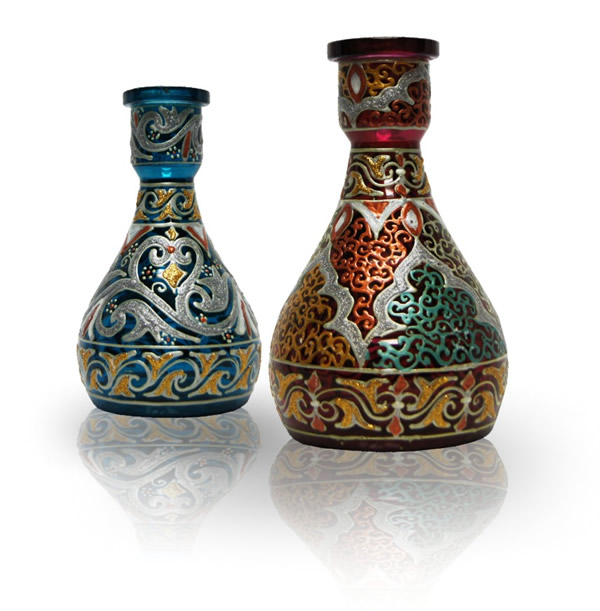
//> input picture FSD/sample2.jpg, 600 x 611 px, given in place of the camera
$ ./main   (built with g++ and OpenCV 4)
//> lines starting //> are read from the running program, lines starting //| are printed output that depends on the picture; after the words box and inside, x2 and y2 are one past the last pixel; in counts of white or black regions, pixels touching at a corner belong together
### FSD/FSD/FastSymmetryDetector.h
//
//  FastSymmetryDetector.h
//  FSD
//
//  Created by Saburo Okita on 02/05/14.
//  Copyright (c) 2014 Saburo Okita. All rights reserved.
//

#ifndef __FSD__FastSymmetryDetector__
#define __FSD__FastSymmetryDetector__

#include <iostream>
#include <opencv2/opencv.hpp>
#include <tbb/tbb.h>

using namespace std;
using namespace cv;


class FastSymmetryDetector {
public:
    FastSymmetryDetector( const Size image_size, const Size hough_size, const int rot_resolution = 1 );
    void vote( Mat& image, int min_pair_dist, int max_pair_dist  );
    inline void rotateEdges( vector<Point2f>& edges, int theta );

    Mat getAccumulationMatrix( float thresh = 0.0 );

    vector<pair<Point, Point>> getResult( int no_of_peaks, float threshold = -1.0f );
    pair<Point, Point> getLine( float rho, float theta );

private:
    vector<Mat> rotMatrices;
    Mat rotEdges;
    vector<float*> reRows;
    Mat accum;

    Size imageSize;
    Point2f center;
    float diagonal;
    int rhoDivision;
    int rhoMax;
    int thetaMax;
};

#endif /* defined(__FSD__FastSymmetryDetector__) */

### FSD/FSD/FastSymmetryDetector.cpp
//
//  FastSymmetryDetector.cpp
//  FSD
//
//  Created by Saburo Okita on 02/05/14.
//  Copyright (c) 2014 Saburo Okita. All rights reserved.
//

#include "FastSymmetryDetector.h"

#define within( val, bottom, top ) ( val > bottom && val < top )

FastSymmetryDetector::FastSymmetryDetector( const Size image_size, const Size hough_size, const int rot_resolution ) {
    this->imageSize     = image_size;
    this->center        = Point2f( imageSize.width - 1.0, imageSize.height - 1.0 ) * 0.5;
    this->diagonal      = hypotf( imageSize.width, imageSize.height );
    this->rhoDivision   = diagonal;
    this->rhoMax        = hough_size.width;
    this->thetaMax      = hough_size.height;

    rotMatrices.resize( thetaMax, Mat(2, 2, CV_32FC1) );

    float thetaIncDeg = 180.0f / thetaMax;
    float half_theta_max = thetaMax * 0.5f;

    /* Pre calculate rotation matrices from -90 deg to 90 deg (actually to 89 deg) */
    for( int t = 0; t < thetaMax; t++ ){
        double angle = thetaIncDeg * ( t - half_theta_max );
        Mat rotation = getRotationMatrix2D( Point2f(0.0, 0.0), angle, 1.0);
        rotation.convertTo( rotation, CV_32FC1 );

        rotMatrices[t] = Mat( rotation, Rect(0, 0, 2, 2) );
        rotMatrices[t].row(0) *= 0.5;
    }

    accum       = Mat::zeros( thetaMax + 2, rhoMax, CV_32FC1 );
    rotEdges    = Mat::zeros( rhoDivision, diagonal, CV_32FC1 );
    reRows.resize( rhoDivision );
}

/**
 * Rotate each edge for a given theta, and append them into rotated edges matrix
 */
void FastSymmetryDetector::rotateEdges( vector<Point2f>& edges, int theta ) {
    /* Get the cos and sin values from our pre-calculated rotation matrices */
    float r0 = rotMatrices[theta].at<float>(0, 0);
    float r1 = rotMatrices[theta].at<float>(0, 1);
    float r2 = rotMatrices[theta].at<float>(1, 0);
    float r3 = rotMatrices[theta].at<float>(1, 1);

    /* Reset our row pointers to start of each row in rotated edges matrix */
    for( int i = 0; i < rhoDivision; i++ )
        reRows[i] = rotEdges.ptr<float>(i);

    float half_diag = cvRound(diagonal) * 0.5;
    float fourth_rho = rhoMax * 0.25;

    /* Now append the corresponding rho values of the rotated edges ot rotated edges matrix */
    for( Point2f& edge: edges ) {
        int rho = r2 * edge.x + r3 * edge.y + half_diag;
        *(reRows[rho]++) = r0 * edge.x + r1 * edge.y + fourth_rho;
    }
}

/**
 * Create the hough accumulation matrix, and vote for each pair of symmetrical edges
 */
void FastSymmetryDetector::vote( Mat& image, int min_pair_dist, int max_pair_dist ) {
    float min_dist = min_pair_dist * 0.5;
    float max_dist = max_pair_dist * 0.5;

    /* Make sure that we reset the accumulation matrix and rotated edges matrix */
    accum    = Scalar::all(0);
    rotEdges = Scalar::all(0);

    /* Find all the pixels of the edges */
    vector<Point> temp_edges;
    findNonZero( image, temp_edges );

    /* Translate them in relation to center of the image */
    vector<Point2f> edges;
    for( Point point: temp_edges )
        edges.push_back( Point2f( point.x - center.x, point.y - center.y ) );

    /* For each degree of rotation */
    for( int t = 0; t < thetaMax; t++ ) {
        float * accum_ptr = accum.ptr<float>(t);

        /* Rotate edge to that degree */
        rotateEdges( edges, t );

        for( int i = 0; i < rhoDivision; i++ ) {
            float * col_start   = rotEdges.ptr<float>(i);
            float * col_end     = reRows[i];

            /* Ignore edges that have smaller number of pairings */
            if( (col_end - col_start) <= 1 ) {
                continue;
            }

            /* Vote for Hough matrix */
            for( float * x0 = col_start; x0 != col_end - 1; x0++ ) {
                for( float * x1 = x0 + 1; x1 != col_end; x1++ ) {
                    float dist = fabs( *x1 - *x0 );

                    if( !within(dist, min_dist, max_dist) )
                        break;

                    int rho_index = static_cast<int>(*x0 + *x1);
                    accum_ptr[rho_index]++;
                }
            }
        }
    }
}


/**
 * Retrieve the accumulation matrix
 */
Mat FastSymmetryDetector::getAccumulationMatrix( float thresh ) {
    Mat thresholded;
    accum.copyTo( thresholded, accum >= thresh );
    return thresholded.t();
}


/**
 * Find the lines that fit the symmetrical object from the calculated Hough accumulation matrix
 **/
vector<pair<Point, Point>> FastSymmetryDetector::getResult(int no_of_peaks, float threshold ) {
    vector<pair<Point, Point>> result;

    /* Make sure that we have appropriate peaks */
    no_of_peaks = MAX( 0, no_of_peaks );

    /* Pre-set the size of the neighbors */
    int rho_neighbors   = rhoMax / 20.0f,
        theta_neighbors = thetaMax / 20.0f;

    /* Create a mask to avoid searching peaks around the padding, and for everything that's below the specified
     threshold */
    Mat mask( accum.size(), CV_8UC1, Scalar(255) );
    mask.row(0)             = Scalar(0);
    mask.row(mask.rows - 1) = Scalar(0);
    mask = mask & (accum >= threshold);

    Mat temp = accum.clone();


    for( int peak = 0; peak < no_of_peaks; peak++ ) {
        /* Find the peak from the Hough accumulation matrix */
        double max_val;
        Point max_loc;
        minMaxLoc( temp, NULL, &max_val, NULL, &max_loc, mask );

        int rho_index   = max_loc.x;
        int theta_index = max_loc.y;

        if( !within(rho_index, 0, rhoMax - 1))
            break;

        if( !within(theta_index, 0, thetaMax))
            break;

        /* Convert from Hough space back to x-y space */
        result.push_back( getLine(rho_index, theta_index ));

        /* Try to zero out the peak and the neighborhood of the peak, so that */
        /* we can move on to find the second highest peak */
        int r0 = MAX( 0, rho_index - rho_neighbors );
        int r1 = MIN( rhoMax - 1, rho_index + rho_neighbors );
        int t0 = theta_index - theta_neighbors;
        int t1 = theta_index + theta_neighbors;

        if( t0 <= 0 || t1 >= thetaMax + 1 ) {
            /* Handles the edge case that wraps around the matrix */
            Rect neighbor_1, neighbor_2;
            if( t0 <= 0 ) {
                neighbor_1 = Rect( r0, 0, r1 - r0, t1 );
                r1 = rhoDivision - r1;
                neighbor_2 = Rect( r1, t0 + thetaMax - 1, r1 - r0, thetaMax + 1 );
            }

            if( t1 >= thetaMax + 1 ) {
                neighbor_1 = Rect( r0, t0, r1 - r0, thetaMax + 1 );
                neighbor_2 = Rect( r0, 0, r1 - r0, t1 - (thetaMax + 1) );
            }

            rectangle( temp, neighbor_1, Scalar(0), CV_FILLED );
            rectangle( temp, neighbor_2, Scalar(0), CV_FILLED );
        }
        else {
            rectangle( temp, Rect(r0, t0, r1 - r0, t1 - t0), Scalar(0), CV_FILLED );
        }
    }


    return result;
}


/**
 * Return a pair of points that describe the line based on the given
 * rho and theta in the Hough space
 */
pair<Point, Point> FastSymmetryDetector::getLine( float rho_index, float theta_index ) {
    float half_rho_max   = rhoMax * 0.5f;
    float half_theta_max = thetaMax * 0.5f;

    float rho   = (rho_index - half_rho_max + 0.5f) * (diagonal / (rhoMax - 1.0f));
    float theta = (theta_index - half_theta_max - 1.0f) * (M_PI / thetaMax);

    float cos_theta = cosf( theta );
    float sin_theta = sinf( theta );

    float x_r = center.x + rho * cos_theta;
    float y_r = center.y + rho * sin_theta;

    vector<float> d(4, std::numeric_limits<float>::max());
    if( sin_theta != 0.0 ) {
        d[0] = x_r / sin_theta;
        d[1] = (x_r - imageSize.width + 1) / sin_theta;
    }
    if( cos_theta != 0.0 ) {
        d[2] = -y_r / cos_theta;
        d[3] = (imageSize.height - 1 - y_r) / cos_theta;
    }

    float min_d = std::numeric_limits<float>::max();
    for( float val : d ) {
        if (val > 0)
            min_d = MIN( min_d, val );
    }

    Point p0( -min_d * sin_theta + x_r, min_d * cos_theta + y_r );

    d.assign(4, std::numeric_limits<float>::max());
    if( sin_theta != 0.0 ) {
        d[0] = -x_r / sin_theta;
        d[1] = (imageSize.width - x_r - 1) / sin_theta;
    }
    if( cos_theta != 0.0 ) {
        d[2] = y_r / cos_theta;
        d[3] = (1 + y_r - imageSize.height) / cos_theta;
    }
    min_d = std::numeric_limits<float>::max();
    for( float val : d ) {
        if (val > 0)
            min_d = MIN( min_d, val );
    }

    Point p1( min_d * sin_theta + x_r, -min_d * cos_theta + y_r );

    return pair<Point, Point> { p0, p1, };
}

### FSD/FSD/main.cpp
//
//  main.cpp
//  FSD
//
//  Created by Saburo Okita on 02/05/14.
//  Copyright (c) 2014 Saburo Okita. All rights reserved.
//

#include <opencv/cv.h>
#include <opencv/highgui.h>
#include <iostream>

#include <tbb/tbb.h>
#include "FastSymmetryDetector.h"

using namespace std;
using namespace cv;

string filename = "/Users/saburookita/Desktop/sample1.jpg";

static Point accumIndex(-1, -1);
static void onMouse( int event, int x, int y, int, void * data );

void testImage();
void testVideo();

int main(int argc, const char * argv[]) {
//    testImage();
    testVideo();

    return 0;
}

/**
 * Test using the scene captured from the webcam video
 */
void testVideo() {
    namedWindow("");
    moveWindow("", 0, 0);

    Mat frame;
    VideoCapture cap(0);
    while( frame.empty() )
        cap >> frame;
//> frame is the input picture: 611 rows x 600 cols, CV_8UC3; mean B, G, R 195.4, 199.2, 201.5

    /* Resize the image accordingly */
    resize( frame, frame, Size(), 0.7, 0.7 );
//> frame: 428 rows x 420 cols, CV_8UC3

    /* Determine the shape of Hough accumulationmatrix */
    float rho_divs   = hypotf( frame.rows, frame.cols ) + 1;
//> rho_divs = 600.7
    float theta_divs = 180.0;

    FastSymmetryDetector detector( frame.size(), Size(rho_divs, theta_divs), 1 );

    /* Adjustable parameters, depending on the scene condition */
    int canny_thresh_1 = 30;
    int canny_thresh_2 = 90;
    int min_pair_dist  = 25;
    int max_pair_dist  = 500;
    int no_of_peaks    = 1;

    createTrackbar( "canny_thresh_1", "", &canny_thresh_1, 500 );
    createTrackbar( "canny_thresh_2", "", &canny_thresh_2, 500 );
    createTrackbar( "min_pair_dist", "", &min_pair_dist, 500 );
    createTrackbar( "max_pair_dist", "", &max_pair_dist, 500 );
    createTrackbar( "no_of_peaks", "", &no_of_peaks, 10 );

    Mat edge;
    while( true ){
        cap >> frame;
        flip( frame, frame, 1 );
//> frame: 611 rows x 600 cols, CV_8UC3
        resize( frame, frame, Size(), 0.7, 0.7 );
//> frame: 428 rows x 420 cols, CV_8UC3

        /* Find the edges of the image */
        cvtColor( frame, edge, CV_BGR2GRAY );
        Canny( edge, edge, canny_thresh_1, canny_thresh_2 );
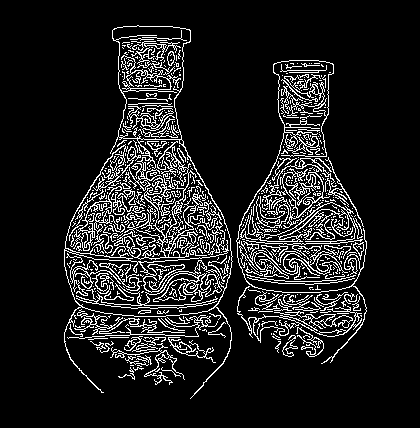
//> edge: 428 rows x 420 cols, CV_8UC1; 11.8% white in thin lines or dots, all inside (x1, y1, x2, y2) = (64, 25, 367, 399)

        /* Vote for the hough matrix */
        detector.vote( edge, min_pair_dist, max_pair_dist );
//> in vote, `findNonZero( image, temp_edges );`: temp_edges = 21137 items
//> the loop in vote, `for( Point point: temp_edges )` made 21137 passes
//> point on passes 1 to 3: Point(137, 25), Point(138, 25), Point(123, 26)
        Mat accum = detector.getAccumulationMatrix();
//> accum: 600 rows x 182 cols, CV_32FC1

        /* Get the result and draw the symmetrical line */
        vector<pair<Point, Point>> result = detector.getResult( no_of_peaks );
//> in getResult, `mask = mask & (accum >= threshold);`:
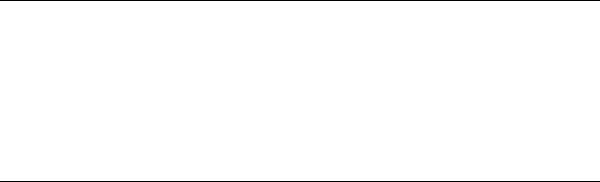
//> mask: 182 rows x 600 cols, CV_8UC1; 98.9% white; black in thin lines or dots
//> the loop in getResult, `for( int peak = 0; peak < no_of_peaks; peak++ )` made 1 pass
//> (max_val, rho_index, theta_index, rho in getLine, theta in getLine, cos_theta in getLine, sin_theta in getLine, x_r in getLine) on pass 1: (575, 311, 88, 11.51, -0.0524, 0.999, -0.0523, 221)
//> after the loop in getResult, `for( int peak = 0; peak < no_of_peaks; peak++ )`:
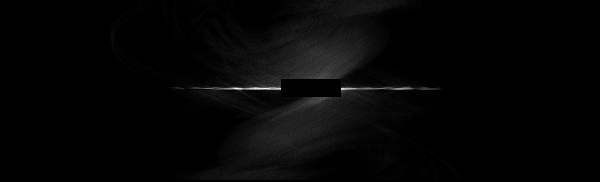
//> temp: 182 rows x 600 cols, CV_32FC1; min 0, max 392, mean 8.4; drawn with min black and max white
//> result = 1 item
        for( auto point_pair: result )
            line(frame, point_pair.first, point_pair.second, Scalar(0, 0, 255), 3);
//> this loop made 1 pass
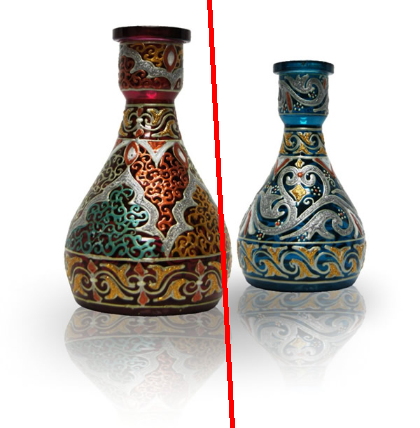
//> frame: 428 rows x 420 cols, CV_8UC3; mean B, G, R 192.9, 196.7, 201.9

        /* Convert our Hough accum matrix to heat map */
        accum.convertTo( accum, CV_8UC3 );
//> accum: 600 rows x 182 cols, CV_8UC1
        applyColorMap( accum, accum, COLORMAP_JET );
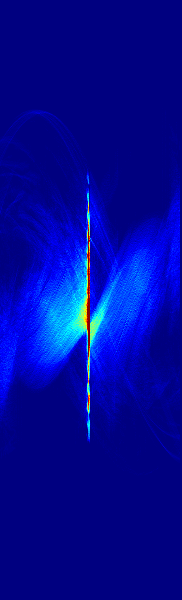
//> accum: 600 rows x 182 cols, CV_8UC3; mean B, G, R 152.3, 8.9, 1.3
        resize( accum, accum, Size(), 2.0, 0.5 );
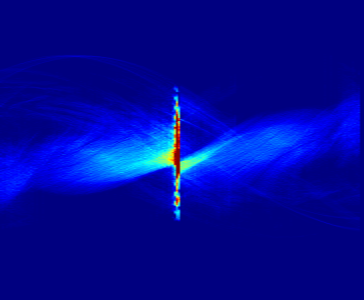
//> accum: 300 rows x 364 cols, CV_8UC3; mean B, G, R 152.4, 8.9, 1.3

        /* Show the original, edge and the accumulation image */
        Mat appended = Mat::zeros( frame.rows + accum.rows, frame.cols * 2, CV_8UC3 );
        frame.copyTo( Mat(appended, Rect(0, 0, frame.cols, frame.rows)) );
        cvtColor( edge, Mat(appended, Rect(frame.cols, 0, edge.cols, edge.rows)), CV_GRAY2BGR );
        accum.copyTo( Mat( appended, Rect(0, frame.rows, accum.cols, accum.rows) ) );


        imshow( "", appended );
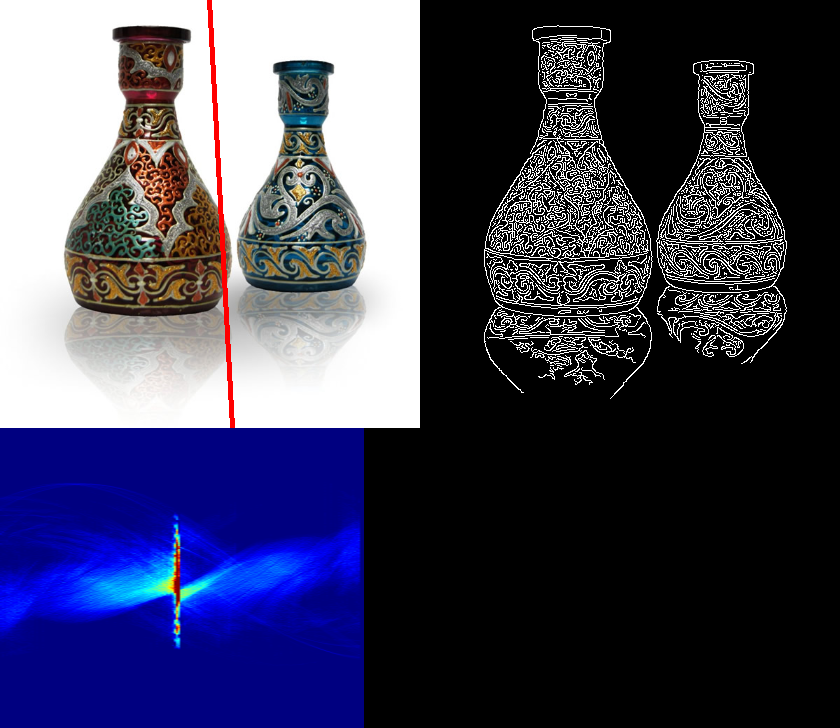
//> window '': 728 rows x 840 cols, CV_8UC3; mean B, G, R 92.7, 68.2, 68.4
        if(waitKey(10) == 'q')
//> the 'q' key is pressed
            break;
    }
}


/*
 * Test on given image
 */
// [68 lines left out: function testImage, not called in this run]


/**
 * Mouse callback, to show the line based on which part of accumulation matrix the cursor is.
 */
// [13 lines left out: function onMouse, not called in this run]
